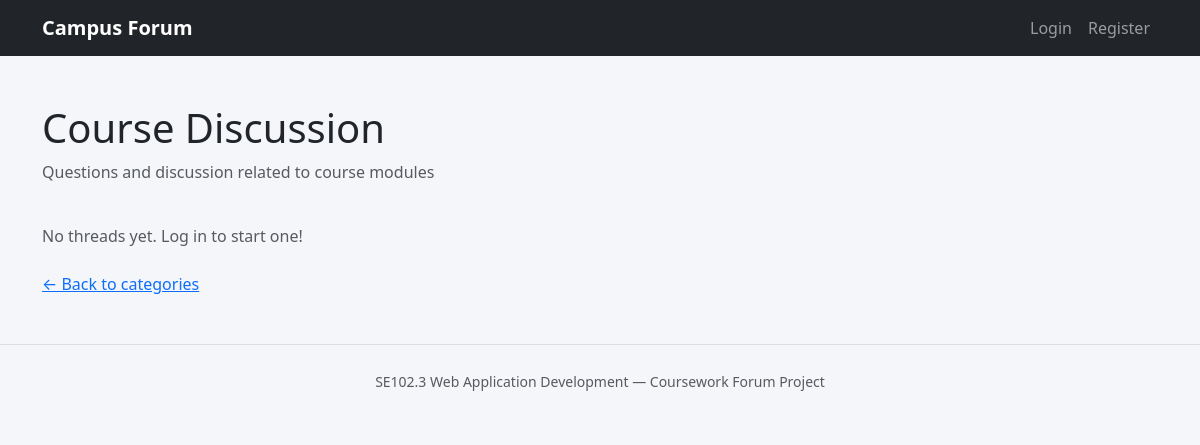
/category.php?id=1, run on the app's committed database.
### tables this page shows
CREATE TABLE categories (
    id INT AUTO_INCREMENT PRIMARY KEY,
    name VARCHAR(100) NOT NULL,
    description VARCHAR(255)
);

### config.php (called while the page is built, shortened)
<?php
function isLoggedIn() {
    return isset($_SESSION['user_id']);
}
function h($str) {
    return htmlspecialchars($str, ENT_QUOTES, 'UTF-8');
}

### category.php (the view, shortened to what this page needs)
<?php
require 'config.php';
$categoryId = (int)($_GET['id'] ?? 0);
$stmt = $pdo->prepare("SELECT * FROM categories WHERE id = ?");
$stmt->execute([$categoryId]);
$category = $stmt->fetch();
require 'includes/header.php';
$stmt = $pdo->prepare("
    SELECT t.id, t.title, t.created_at, u.username,
           (SELECT COUNT(*) FROM posts p WHERE p.thread_id = t.id) AS reply_count
    FROM threads t
    JOIN users u ON u.id = t.user_id
    WHERE t.category_id = ?
    ORDER BY t.created_at DESC
");
$stmt->execute([$categoryId]);
$threads = $stmt->fetchAll();
?>
<div class="d-flex justify-content-between align-items-center mb-4">
    <div>
        <h1><?= h($category['name']) ?></h1>
        <p class="text-muted"><?= h($category['description']) ?></p>
    </div>
</div>
<?php if (empty($threads)): ?>
    <p class="text-muted">No threads yet. <?= isLoggedIn() ? 'Be the first to start one!' : 'Log in to start one!' ?></p>
<?php endif; ?>
<p class="mt-4"><a href="index.php">&larr; Back to categories</a></p>
<?php require 'includes/footer.php'; ?>

### assets/css/style.css (style rules this page uses)
body { background-color: #f5f6fa; }

### data on the page
categories: name "Course Discussion", description "Questions and discussion related to course modules"
